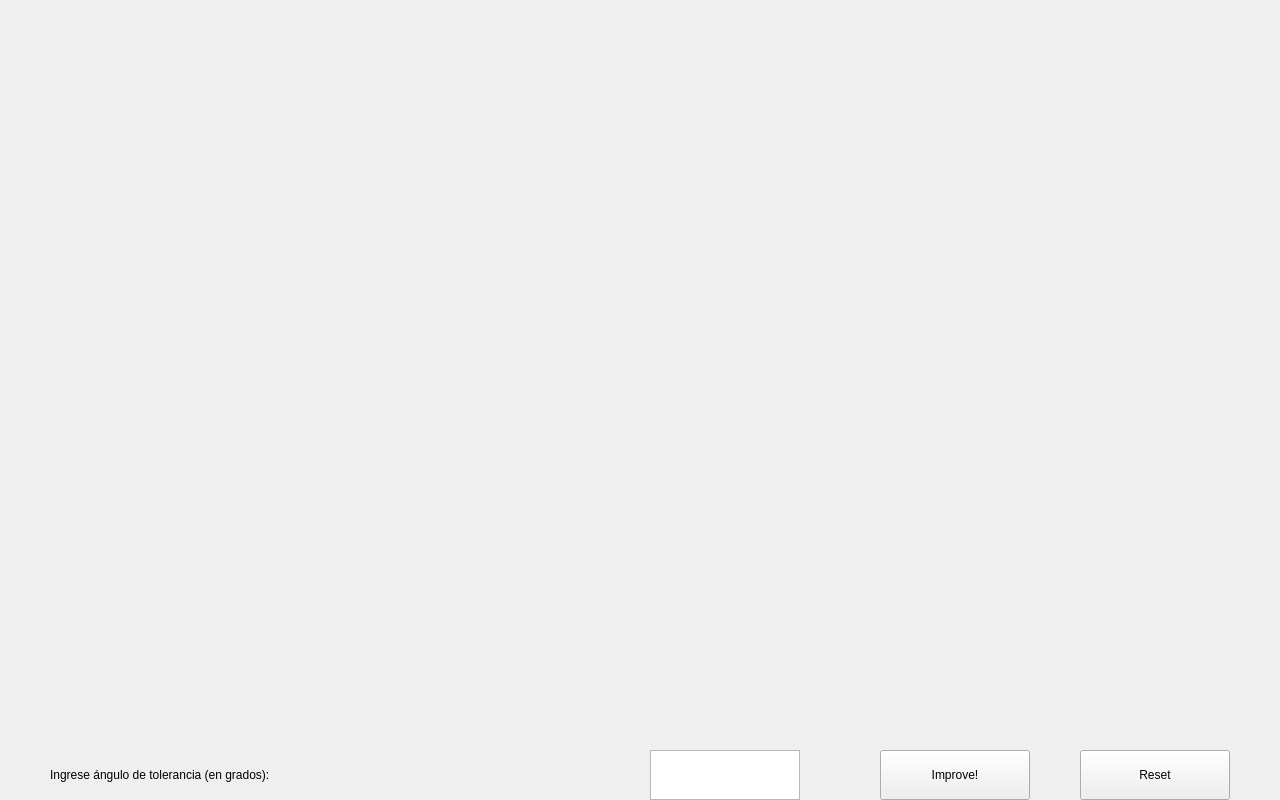
<?xml version="1.0" encoding="UTF-8"?>
<ui version="4.0">
 <class>View</class>
 <widget class="QWidget" name="View">
  <property name="geometry">
   <rect>
    <x>0</x>
    <y>0</y>
    <width>1280</width>
    <height>800</height>
   </rect>
  </property>
  <property name="windowTitle">
   <string>Form</string>
  </property>
  <widget class="QWidget" name="canvas" native="true">
   <property name="geometry">
    <rect>
     <x>-1</x>
     <y>-1</y>
     <width>1280</width>
     <height>720</height>
    </rect>
   </property>
  </widget>
  <widget class="QTextEdit" name="tolerance">
   <property name="geometry">
    <rect>
     <x>650</x>
     <y>750</y>
     <width>150</width>
     <height>50</height>
    </rect>
   </property>
   <property name="maximumSize">
    <size>
     <width>150</width>
     <height>50</height>
    </size>
   </property>
   <property name="lineWidth">
    <number>1</number>
   </property>
   <property name="html">
    <string>&lt;!DOCTYPE HTML PUBLIC &quot;-//W3C//DTD HTML 4.0//EN&quot; &quot;http://www.w3.org/TR/REC-html40/strict.dtd&quot;&gt;
&lt;html&gt;&lt;head&gt;&lt;meta name=&quot;qrichtext&quot; content=&quot;1&quot; /&gt;&lt;style type=&quot;text/css&quot;&gt;
p, li { white-space: pre-wrap; }
&lt;/style&gt;&lt;/head&gt;&lt;body style=&quot; font-family:'Cantarell'; font-size:10pt; font-weight:400; font-style:normal;&quot;&gt;
&lt;p style=&quot;-qt-paragraph-type:empty; margin-top:0px; margin-bottom:0px; margin-left:0px; margin-right:0px; -qt-block-indent:0; text-indent:0px;&quot;&gt;&lt;br /&gt;&lt;/p&gt;&lt;/body&gt;&lt;/html&gt;</string>
   </property>
   <property name="cursorWidth">
    <number>1</number>
   </property>
  </widget>
  <widget class="QLabel" name="label">
   <property name="geometry">
    <rect>
     <x>50</x>
     <y>750</y>
     <width>500</width>
     <height>50</height>
    </rect>
   </property>
   <property name="text">
    <string>Ingrese ángulo de tolerancia (en grados):</string>
   </property>
  </widget>
  <widget class="QPushButton" name="improveButton">
   <property name="geometry">
    <rect>
     <x>880</x>
     <y>750</y>
     <width>150</width>
     <height>50</height>
    </rect>
   </property>
   <property name="text">
    <string>Improve!</string>
   </property>
  </widget>
  <widget class="QPushButton" name="resetButton">
   <property name="geometry">
    <rect>
     <x>1080</x>
     <y>750</y>
     <width>150</width>
     <height>50</height>
    </rect>
   </property>
   <property name="text">
    <string>Reset</string>
   </property>
  </widget>
 </widget>
 <resources/>
 <connections>
  <connection>
   <sender>tolerance</sender>
   <signal>returnPressed()</signal>
   <receiver>this</receiver>
   <slot>prepareSendEnter()</slot>
   <hints>
    <hint type="sourcelabel">
     <x>696</x>
     <y>763</y>
    </hint>
    <hint type="destinationlabel">
     <x>602</x>
     <y>654</y>
    </hint>
   </hints>
  </connection>
  <connection>
   <sender>improveButton</sender>
   <signal>clicked()</signal>
   <receiver>this</receiver>
   <slot>prepareSend()</slot>
   <hints>
    <hint type="sourcelabel">
     <x>954</x>
     <y>771</y>
    </hint>
    <hint type="destinationlabel">
     <x>954</x>
     <y>592</y>
    </hint>
   </hints>
  </connection>
  <connection>
   <sender>resetButton</sender>
   <signal>clicked()</signal>
   <receiver>canvas</receiver>
   <slot>reset()</slot>
   <hints>
    <hint type="sourcelabel">
     <x>1203</x>
     <y>784</y>
    </hint>
    <hint type="destinationlabel">
     <x>1157</x>
     <y>638</y>
    </hint>
   </hints>
  </connection>
 </connections>
</ui>
